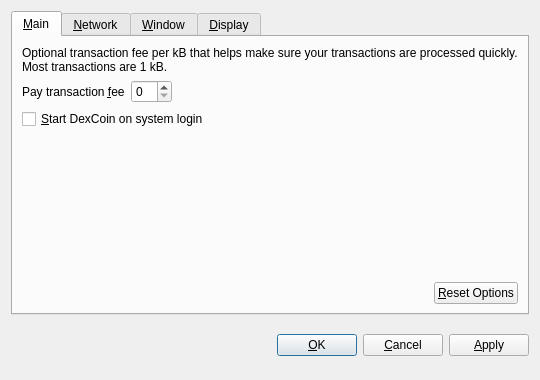
<?xml version="1.0" encoding="UTF-8"?>
<ui version="4.0">
 <class>OptionsDialog</class>
 <widget class="QDialog" name="OptionsDialog">
  <property name="geometry">
   <rect>
    <x>0</x>
    <y>0</y>
    <width>540</width>
    <height>380</height>
   </rect>
  </property>
  <property name="windowTitle">
   <string>Options</string>
  </property>
  <property name="modal">
   <bool>true</bool>
  </property>
  <layout class="QVBoxLayout" name="verticalLayout">
   <item>
    <widget class="QTabWidget" name="tabWidget">
     <property name="tabPosition">
      <enum>QTabWidget::North</enum>
     </property>
     <property name="currentIndex">
      <number>0</number>
     </property>
     <widget class="QWidget" name="tabMain">
      <attribute name="title">
       <string>&amp;Main</string>
      </attribute>
      <layout class="QVBoxLayout" name="verticalLayout_Main">
       <item>
        <widget class="QLabel" name="transactionFeeInfoLabel">
         <property name="text">
          <string>Optional transaction fee per kB that helps make sure your transactions are processed quickly. Most transactions are 1 kB.</string>
         </property>
         <property name="textFormat">
          <enum>Qt::PlainText</enum>
         </property>
         <property name="wordWrap">
          <bool>true</bool>
         </property>
        </widget>
       </item>
       <item>
        <layout class="QHBoxLayout" name="horizontalLayout_1_Main">
         <item>
          <widget class="QLabel" name="transactionFeeLabel">
           <property name="text">
            <string>Pay transaction &amp;fee</string>
           </property>
           <property name="textFormat">
            <enum>Qt::PlainText</enum>
           </property>
           <property name="buddy">
            <cstring>transactionFee</cstring>
           </property>
          </widget>
         </item>
         <item>
          <widget class="BitcoinAmountField" name="transactionFee"/>
         </item>
         <item>
          <spacer name="horizontalSpacer_1_Main">
           <property name="orientation">
            <enum>Qt::Horizontal</enum>
           </property>
           <property name="sizeHint" stdset="0">
            <size>
             <width>40</width>
             <height>20</height>
            </size>
           </property>
          </spacer>
         </item>
        </layout>
       </item>
       <item>
        <widget class="QCheckBox" name="bitcoinAtStartup">
         <property name="toolTip">
          <string>Automatically start DexCoin after logging in to the system.</string>
         </property>
         <property name="text">
          <string>&amp;Start DexCoin on system login</string>
         </property>
        </widget>
       </item>
       <item>
        <spacer name="verticalSpacer_Main">
         <property name="orientation">
          <enum>Qt::Vertical</enum>
         </property>
         <property name="sizeHint" stdset="0">
          <size>
           <width>20</width>
           <height>40</height>
          </size>
         </property>
        </spacer>
       </item>
       <item>
        <layout class="QHBoxLayout" name="horizontalLayout_2_Main">
         <item>
          <spacer name="horizontalSpacer_2_Main">
           <property name="orientation">
            <enum>Qt::Horizontal</enum>
           </property>
           <property name="sizeHint" stdset="0">
            <size>
             <width>40</width>
             <height>20</height>
            </size>
           </property>
          </spacer>
         </item>
         <item>
          <widget class="QPushButton" name="resetButton">
           <property name="toolTip">
            <string>Reset all client options to default.</string>
           </property>
           <property name="text">
            <string>&amp;Reset Options</string>
           </property>
           <property name="autoDefault">
            <bool>false</bool>
           </property>
          </widget>
         </item>
        </layout>
       </item>
      </layout>
     </widget>
     <widget class="QWidget" name="tabNetwork">
      <attribute name="title">
       <string>&amp;Network</string>
      </attribute>
      <layout class="QVBoxLayout" name="verticalLayout_Network">
       <item>
        <widget class="QCheckBox" name="mapPortUpnp">
         <property name="toolTip">
          <string>Automatically open the DexCoin client port on the router. This only works when your router supports UPnP and it is enabled.</string>
         </property>
         <property name="text">
          <string>Map port using &amp;UPnP</string>
         </property>
        </widget>
       </item>
       <item>
        <widget class="QCheckBox" name="connectSocks">
         <property name="toolTip">
          <string>Connect to the DexCoin network through a SOCKS proxy (e.g. when connecting through Tor).</string>
         </property>
         <property name="text">
          <string>&amp;Connect through SOCKS proxy:</string>
         </property>
        </widget>
       </item>
       <item>
        <layout class="QHBoxLayout" name="horizontalLayout_Network">
         <item>
          <widget class="QLabel" name="proxyIpLabel">
           <property name="text">
            <string>Proxy &amp;IP:</string>
           </property>
           <property name="textFormat">
            <enum>Qt::PlainText</enum>
           </property>
           <property name="buddy">
            <cstring>proxyIp</cstring>
           </property>
          </widget>
         </item>
         <item>
          <widget class="QValidatedLineEdit" name="proxyIp">
           <property name="maximumSize">
            <size>
             <width>140</width>
             <height>16777215</height>
            </size>
           </property>
           <property name="toolTip">
            <string>IP address of the proxy (e.g. 127.0.0.1)</string>
           </property>
          </widget>
         </item>
         <item>
          <widget class="QLabel" name="proxyPortLabel">
           <property name="text">
            <string>&amp;Port:</string>
           </property>
           <property name="textFormat">
            <enum>Qt::PlainText</enum>
           </property>
           <property name="buddy">
            <cstring>proxyPort</cstring>
           </property>
          </widget>
         </item>
         <item>
          <widget class="QLineEdit" name="proxyPort">
           <property name="maximumSize">
            <size>
             <width>55</width>
             <height>16777215</height>
            </size>
           </property>
           <property name="toolTip">
            <string>Port of the proxy (e.g. 9050)</string>
           </property>
          </widget>
         </item>
         <item>
          <widget class="QLabel" name="socksVersionLabel">
           <property name="text">
            <string>SOCKS &amp;Version:</string>
           </property>
           <property name="textFormat">
            <enum>Qt::PlainText</enum>
           </property>
           <property name="buddy">
            <cstring>socksVersion</cstring>
           </property>
          </widget>
         </item>
         <item>
          <widget class="QValueComboBox" name="socksVersion">
           <property name="toolTip">
            <string>SOCKS version of the proxy (e.g. 5)</string>
           </property>
          </widget>
         </item>
         <item>
          <spacer name="horizontalSpacer_Network">
           <property name="orientation">
            <enum>Qt::Horizontal</enum>
           </property>
           <property name="sizeHint" stdset="0">
            <size>
             <width>40</width>
             <height>20</height>
            </size>
           </property>
          </spacer>
         </item>
        </layout>
       </item>
       <item>
        <spacer name="verticalSpacer_Network">
         <property name="orientation">
          <enum>Qt::Vertical</enum>
         </property>
         <property name="sizeHint" stdset="0">
          <size>
           <width>20</width>
           <height>40</height>
          </size>
         </property>
        </spacer>
       </item>
      </layout>
     </widget>
     <widget class="QWidget" name="tabWindow">
      <attribute name="title">
       <string>&amp;Window</string>
      </attribute>
      <layout class="QVBoxLayout" name="verticalLayout_Window">
       <item>
        <widget class="QCheckBox" name="minimizeToTray">
         <property name="toolTip">
          <string>Show only a tray icon after minimizing the window.</string>
         </property>
         <property name="text">
          <string>&amp;Minimize to the tray instead of the taskbar</string>
         </property>
        </widget>
       </item>
       <item>
        <widget class="QCheckBox" name="minimizeOnClose">
         <property name="toolTip">
          <string>Minimize instead of exit the application when the window is closed. When this option is enabled, the application will be closed only after selecting Quit in the menu.</string>
         </property>
         <property name="text">
          <string>M&amp;inimize on close</string>
         </property>
        </widget>
       </item>
       <item>
        <spacer name="verticalSpacer_Window">
         <property name="orientation">
          <enum>Qt::Vertical</enum>
         </property>
         <property name="sizeHint" stdset="0">
          <size>
           <width>20</width>
           <height>40</height>
          </size>
         </property>
        </spacer>
       </item>
      </layout>
     </widget>
     <widget class="QWidget" name="tabDisplay">
      <attribute name="title">
       <string>&amp;Display</string>
      </attribute>
      <layout class="QVBoxLayout" name="verticalLayout_Display">
       <item>
        <layout class="QHBoxLayout" name="horizontalLayout_1_Display">
         <item>
          <widget class="QLabel" name="langLabel">
           <property name="text">
            <string>User Interface &amp;language:</string>
           </property>
           <property name="textFormat">
            <enum>Qt::PlainText</enum>
           </property>
           <property name="buddy">
            <cstring>lang</cstring>
           </property>
          </widget>
         </item>
         <item>
          <widget class="QValueComboBox" name="lang">
           <property name="toolTip">
            <string>The user interface language can be set here. This setting will take effect after restarting DexCoin.</string>
           </property>
          </widget>
         </item>
        </layout>
       </item>
       <item>
        <layout class="QHBoxLayout" name="horizontalLayout_2_Display">
         <item>
          <widget class="QLabel" name="unitLabel">
           <property name="text">
            <string>&amp;Unit to show amounts in:</string>
           </property>
           <property name="textFormat">
            <enum>Qt::PlainText</enum>
           </property>
           <property name="buddy">
            <cstring>unit</cstring>
           </property>
          </widget>
         </item>
         <item>
          <widget class="QValueComboBox" name="unit">
           <property name="toolTip">
            <string>Choose the default subdivision unit to show in the interface and when sending coins.</string>
           </property>
          </widget>
         </item>
        </layout>
       </item>
       <item>
        <widget class="QCheckBox" name="displayAddresses">
         <property name="toolTip">
          <string>Whether to show DexCoin addresses in the transaction list or not.</string>
         </property>
         <property name="text">
          <string>&amp;Display addresses in transaction list</string>
         </property>
        </widget>
       </item>
       <item>
        <widget class="QCheckBox" name="coinControlFeatures">
         <property name="toolTip">
          <string>Whether to show coin control features or not.</string>
         </property>
         <property name="text">
          <string>Display coin &amp;control features (experts only!)</string>
         </property>
        </widget>
       </item>
       <item>
        <spacer name="verticalSpacer_Display">
         <property name="orientation">
          <enum>Qt::Vertical</enum>
         </property>
         <property name="sizeHint" stdset="0">
          <size>
           <width>20</width>
           <height>40</height>
          </size>
         </property>
        </spacer>
       </item>
      </layout>
     </widget>
    </widget>
   </item>
   <item>
    <layout class="QHBoxLayout" name="horizontalLayout_Buttons">
     <item>
      <spacer name="horizontalSpacer_1">
       <property name="orientation">
        <enum>Qt::Horizontal</enum>
       </property>
       <property name="sizeHint" stdset="0">
        <size>
         <width>40</width>
         <height>48</height>
        </size>
       </property>
      </spacer>
     </item>
     <item>
      <widget class="QLabel" name="statusLabel">
       <property name="font">
        <font>
         <weight>75</weight>
         <bold>true</bold>
        </font>
       </property>
       <property name="text">
        <string/>
       </property>
       <property name="textFormat">
        <enum>Qt::PlainText</enum>
       </property>
       <property name="wordWrap">
        <bool>true</bool>
       </property>
      </widget>
     </item>
     <item>
      <spacer name="horizontalSpacer_2">
       <property name="orientation">
        <enum>Qt::Horizontal</enum>
       </property>
       <property name="sizeHint" stdset="0">
        <size>
         <width>40</width>
         <height>48</height>
        </size>
       </property>
      </spacer>
     </item>
     <item>
      <widget class="QPushButton" name="okButton">
       <property name="text">
        <string>&amp;OK</string>
       </property>
      </widget>
     </item>
     <item>
      <widget class="QPushButton" name="cancelButton">
       <property name="text">
        <string>&amp;Cancel</string>
       </property>
       <property name="autoDefault">
        <bool>false</bool>
       </property>
      </widget>
     </item>
     <item>
      <widget class="QPushButton" name="applyButton">
       <property name="text">
        <string>&amp;Apply</string>
       </property>
       <property name="autoDefault">
        <bool>false</bool>
       </property>
      </widget>
     </item>
    </layout>
   </item>
  </layout>
 </widget>
 <customwidgets>
  <customwidget>
   <class>BitcoinAmountField</class>
   <extends>QSpinBox</extends>
   <header>bitcoinamountfield.h</header>
  </customwidget>
  <customwidget>
   <class>QValueComboBox</class>
   <extends>QComboBox</extends>
   <header>qvaluecombobox.h</header>
  </customwidget>
  <customwidget>
   <class>QValidatedLineEdit</class>
   <extends>QLineEdit</extends>
   <header>qvalidatedlineedit.h</header>
  </customwidget>
 </customwidgets>
 <resources/>
 <connections/>
</ui>
